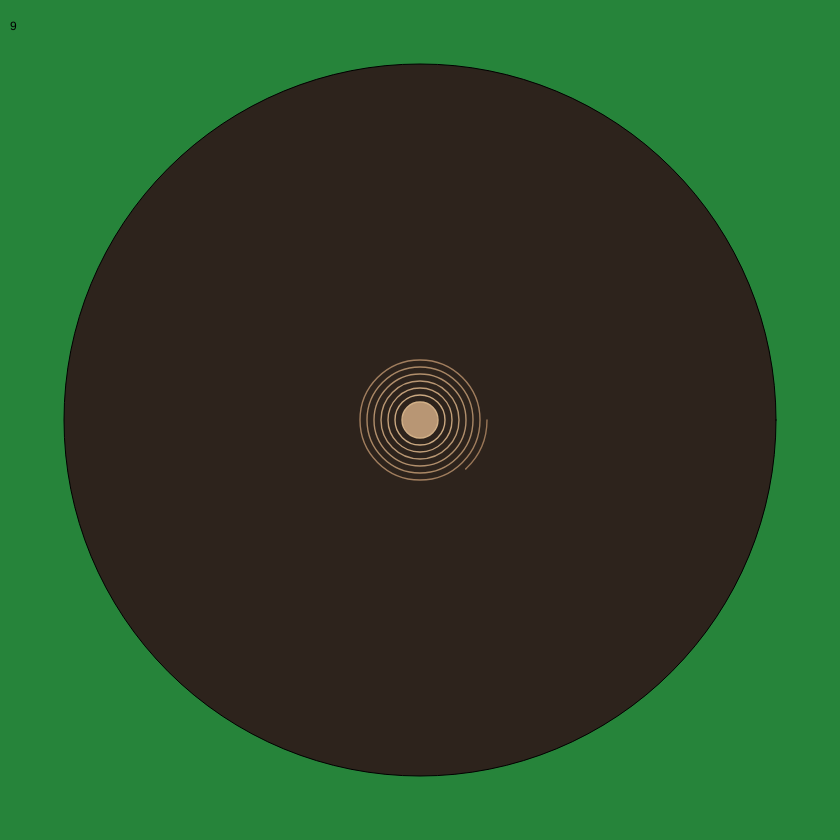
Frame 1 (no input)
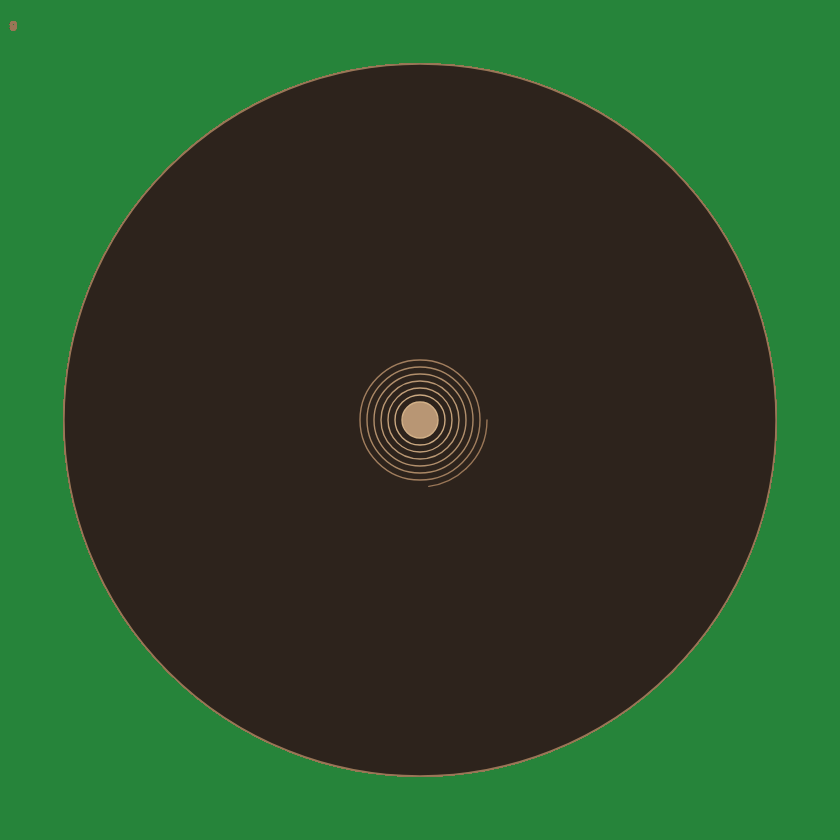
Frame 60 (no input)
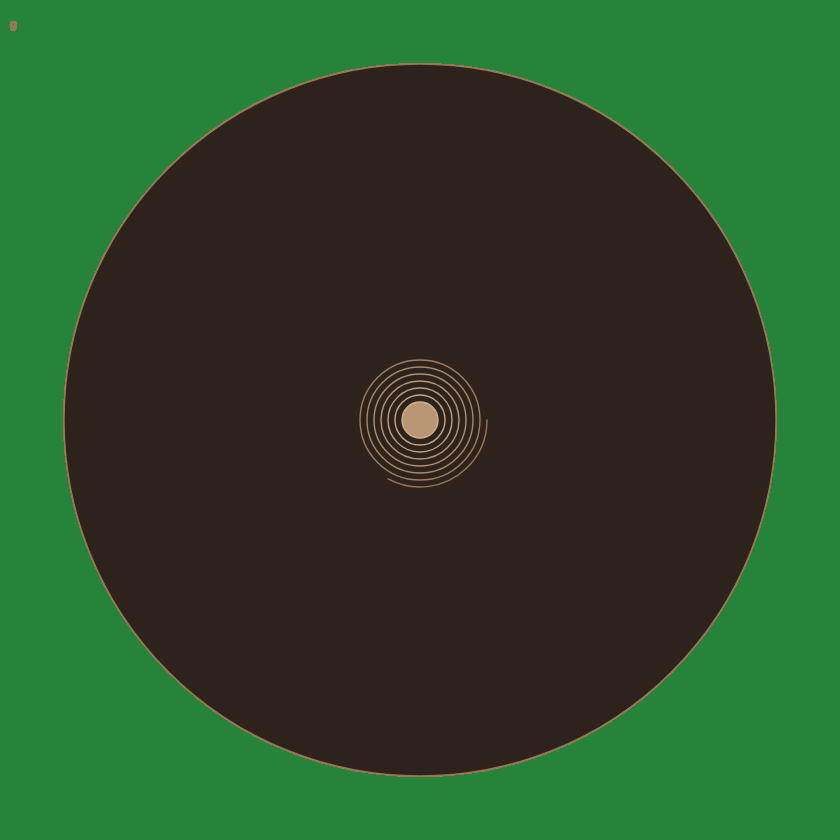
Frame 120 (the mouse pressed at the canvas centre since frame 60)

The p5.js sketch that drew these frames (run headless with seeded random() and noise() and a simulated clock; from frame 60 on, the mouse is pressed at the canvas centre):

// p5.js sketch
// ── sketch.js
// I chose to do a tree ring digital clock because it represents the passage of time through the increase of growth rings
// I think this is a great idea because it captures the idea of time but also has a lot of room for me to use my imagination
// Even though the tree ring digital clock does not show the exact time, it reveals the passage of time in years, months, days, and hours
// The growth rings here do not exactly follow natural rules as it will be a little abstract and creative. 
// Each thin ring represents one month and each thicker year ring represents one year, meaning that each year will consist of 12 rings (1 thick ring and 11 thin rings)
// Each thin ring will be animated through setting the end point of arc dynamically responding to day passing.
// Background color will also be changing dynamically based on the day-night cycle. 
// Users can click and hold the mouse button to speed up the time to see the passage of time more clearly.
// These animated and interactive features will be implemented in the next week's assignment as it directly contributes to the clock function.
// This week I purely focused on the aesthetics and appearance of the abstract digital clock
// There are four year rings for this tree ring digital clock, meaning that a full animated cycle of time passage will be four years.
// After each full cycle, the tree will change its shape by randomizing the width and height of itsrectangular barks and default tree rings back to 0 becuase it now becomes a new tree
// This feature will also be implemented next week as it relates to the clock function
// I declared several variables below to store values globally for easy access later on  

let years = 4; // set the tree max years to 4 years old - 4 year rings
let monthsPerYear = 12; // set the number of months in one year
let daysPerMonth;

let thinStrokeWidth = 1.4; // set the stroke width value for thin tree ring for easy adjustment later on
let thickStrokeWidth = 3.0; // set the stroke width value for thick tree ring for easy adjustment later on

let monthRingGap = 7;   // set the gap reserved for each thin ring 
let yearRingGap = 3;   // set the gap reserved for each thick ring
let pithRadius = 18;  // set the radius value for the centered pith for easy access and adjustment

let centerX; // initialize the center point x-coordinate of the tree ring clock - will be used later for overall translate
let centerY; // initialize the center point y-coordinate of the tree ring clock - will be used later for overall translate

// I found that it was pretty tedious to find the outer radius of this digital clock each time I needed it, so I set this variable for quick access to the outer radius of this clock
// outer radius consists of the pith radius, 47 thin ring gap, and 3 year ring gap
let outerRadius = pithRadius + (years * monthsPerYear - 1) * monthRingGap + (years - 1) * yearRingGap;

let barkRectCount = 64; // set the number of rectangular bark pieces for easy adjustment

let RingColorContainer;
let RingRadiusContainer;
let mContainer;
let tempContainer = 0;
let canReset = true;
let conditionalThreshold = 0;
let currentMonthRing;
let currentYearRing;
let ringRadii = [];
let ringIndex = 0;

function setup() {
  createCanvas(840, 840);
  angleMode(RADIANS); // I'm more comfortable using radians when working with circles, and there will be a lot involving angles, so I decided to change the angle mode to radians. | https://p5js.org/reference/p5/angleMode/
  centerX = width / 2; // center the x-coordinate
  centerY = height / 2; // center the y-coordiante so all the shapes stay in middle
  background("rgba(38, 132, 58, 1)"); // set the background color to green fow now to represent grass, will be changing next week for dynamic response to time
  currentMonthRing = month() - 3;
  currentYearRing = 1;
}

function draw() {

  text(`${currentMonthRing}`, 10, 30);
  
  // set all the colors needed for the tree ring digital clock
  // color palette
  let lightWood = color(210, 176, 135);
  let darkWood = color(120, 85, 60);
  let pithColor = color(184, 150, 116);
  let barkFill = color(76, 58, 46);
  let barkStroke = color(45, 35, 28);

  // translate the origin for all shapes below to the screen center. It is super convenient as I will be handling lots of circles and rectangles
  translate(centerX, centerY);

  // this small section is for creating the tree ring base with a deep brown color
  // all ellipses from now will be using 0,0 origin for consistency
  fill(barkStroke);
  ellipse(0, 0, outerRadius * 2, outerRadius * 2);

  // this small section is for creating the tree pith, which is the small filled circle in the center
  noStroke();
  fill(pithColor);
  ellipse(0, 0, pithRadius * 2, pithRadius * 2);

  let initialMonth = month() - 5;
  let initialDay = day();

  if (initialMonth == 1 || initialMonth == 3 || initialMonth == 5 || initialMonth == 7 || initialMonth == 8 || initialMonth == 10 || initialMonth == 12) {
    daysPerMonth = 31;
  } else if (initialMonth == 2) {
    daysPerMonth = 28;
  } else {
    daysPerMonth = 30;
  }

  let initialMonthProgress = initialDay / daysPerMonth;

  // this section is the core part as it draws all the tree rings by using only two for loops.
  // the first for loop is to keep track of the year ring, making my life easier for managing these many rings even though I could do these in one for loop, but I chose not to becuase it can get quite overwhelming when the number of rings increase and hard to debug
  for (let y = 0; y < 1; y++) {
  
    // I created this variable becuase I wanted to store and update the year ring radius every time the year increases by 1. Think of it as levels in game, when you reach to a new level, everything you will be getting is based on that level and keep getting accumulated from there
    // so this variable consists of the pith radius, y number of year ring gap, and 12y number of month ring gap
    let yearStartRadius = pithRadius + y * yearRingGap + monthsPerYear * y * monthRingGap;

    // the second for loop as expected will be responsible for the 12 month ring tracking each year (11 thin rings + 1 thick ring)
    // all tree rings will be drawn inside this for loop
    for (let m = 0; m <= initialMonth; m++){

      // here I set multiple variables to use the m variable from foor loop to gradually adjust the tree rings based on the number of months
      let alpha = m / (monthsPerYear - 1); // I created this alpha variable to be used in lerpColor() function as it holds the progress for lerping from a to b. Because there are m is between 0 and 11 inclusively, so to ensure the alpha stays between 0 and 1, the max value for denominator should be 11, which is monthsPerYear - 1
      let ringColor = lerpColor(lightWood, darkWood, alpha); // Here I set a variable to receive the value for lerpColor(). It will lerp from lightwood gradually to darkwood color for each one year cycle. The reason why I do this is because each year ring will grow from shallow to dark due to seasonal factor. During Spring and Summer, the tree grows fast, and druing Autumn and Winter, the tree grows slowly resulting in a darker color | https://p5js.org/reference/p5/lerpColor/
      let ringRadius = yearStartRadius + m * monthRingGap; // I created this variable to store the final value for each month rings. The final radius for each ring consists of a current year ring radius and m number of month ring gap
  
      // get ready for drawing rings
      // first need to disable fill and enable stroke and set the stroke color to ringColor preset
      noFill();
      stroke(ringColor);
      // I chose to use an if statement here is because I wanted to find the thick ring within a one year cycle, which is the last ring. It is super easy to find by just isolating the first 11 thin rings and the last ring
      // Because m starts at 0, so it requires a minus 1 for monthsPerYear, so we will be having 0 - 10 (first 11 months) and 11 (last month)
      if (m < monthsPerYear - 1) {
        strokeWeight(thinStrokeWidth); // apply think stroke width to the first 11 thin rings
      } else {
        strokeWeight(thickStrokeWidth); // apply thick stroke width to the last ring of eahc one year cycle
      }
      // draw each ring using arc() function by setting the span to 2PI which is 360 degree
      // I chose to use arc instead of ellipse is because I need arc to dynamically adjust the start and end point of each arc span to show time passage
      // this feature will be implemented in next week
      if (m == initialMonth) {
        arc(0, 0, ringRadius * 2, ringRadius * 2, 0, initialMonthProgress * TWO_PI);
        RingColorContainer = ringColor;
        RingRadiusContainer = ringRadius;
        mContainer = m;
      } else {
        arc(0, 0, ringRadius * 2, ringRadius * 2, 0, TWO_PI); 
      }
    }
  }

  let secondsProgressPerMinute = millis() / 10000;
  let secondsProgressPerMinuteOffset = (initialMonthProgress + secondsProgressPerMinute) * TWO_PI;
  stroke(RingColorContainer);
  if (secondsProgressPerMinuteOffset <= TWO_PI - conditionalThreshold) {
    arc(0, 0, RingRadiusContainer * 2, RingRadiusContainer * 2, initialMonthProgress * TWO_PI, secondsProgressPerMinuteOffset); 
  } else {
    arc(0, 0, RingRadiusContainer * 2, RingRadiusContainer * 2, initialMonthProgress * TWO_PI, TWO_PI);
    if (canReset == true){
      tempContainer = secondsProgressPerMinute;
      canReset = false;
    }
    conditionalThreshold = TWO_PI;
    secondsProgressPerMinute = secondsProgressPerMinute - tempContainer;

    for (let y = 0; y < currentYearRing; y++) {
  
      // I created this variable becuase I wanted to store and update the year ring radius every time the year increases by 1. Think of it as levels in game, when you reach to a new level, everything you will be getting is based on that level and keep getting accumulated from there
      // so this variable consists of the pith radius, y number of year ring gap, and 12y number of month ring gap
      let yearStartRadius = pithRadius + y * yearRingGap + monthsPerYear * y * monthRingGap;

      // the second for loop as expected will be responsible for the 12 month ring tracking each year (11 thin rings + 1 thick ring)
      // all tree rings will be drawn inside this for loop
      for (let m = mContainer; m < currentMonthRing; m++){

        // here I set multiple variables to use the m variable from foor loop to gradually adjust the tree rings based on the number of months
        let alpha = m / (monthsPerYear - 1); // I created this alpha variable to be used in lerpColor() function as it holds the progress for lerping from a to b. Because there are m is between 0 and 11 inclusively, so to ensure the alpha stays between 0 and 1, the max value for denominator should be 11, which is monthsPerYear - 1
        let ringColor = lerpColor(lightWood, darkWood, alpha); // Here I set a variable to receive the value for lerpColor(). It will lerp from lightwood gradually to darkwood color for each one year cycle. The reason why I do this is because each year ring will grow from shallow to dark due to seasonal factor. During Spring and Summer, the tree grows fast, and druing Autumn and Winter, the tree grows slowly resulting in a darker color | https://p5js.org/reference/p5/lerpColor/
        let ringRadius = yearStartRadius + m * monthRingGap; // I created this variable to store the final value for each month rings. The final radius for each ring consists of a current year ring radius and m number of month ring gap

        // get ready for drawing rings
        // first need to disable fill and enable stroke and set the stroke color to ringColor preset
        noFill();
        stroke(ringColor);
        // I chose to use an if statement here is because I wanted to find the thick ring within a one year cycle, which is the last ring. It is super easy to find by just isolating the first 11 thin rings and the last ring
        // Because m starts at 0, so it requires a minus 1 for monthsPerYear, so we will be having 0 - 10 (first 11 months) and 11 (last month)
        if (m < monthsPerYear - 1) {
          strokeWeight(thinStrokeWidth); // apply think stroke width to the first 11 thin rings
        } else {
          strokeWeight(thickStrokeWidth); // apply thick stroke width to the last ring of eahc one year cycle
        }
        // draw each ring using arc() function by setting the span to 2PI which is 360 degree
        // I chose to use arc instead of ellipse is because I need arc to dynamically adjust the start and end point of each arc span to show time passage
        // this feature will be implemented in next week
        arc(0, 0, ringRadius * 2, ringRadius * 2, 0, secondsProgressPerMinute * TWO_PI / (ringIndex == 0 ? 1 : (ringIndex * TWO_PI))); 
        console.log(secondsProgressPerMinute * TWO_PI);
        if (secondsProgressPerMinute * TWO_PI >= TWO_PI) {
          ringIndex++;
          currentMonthRing++;
        }
      }
    }
  }

  
}

function Reset() {

}
